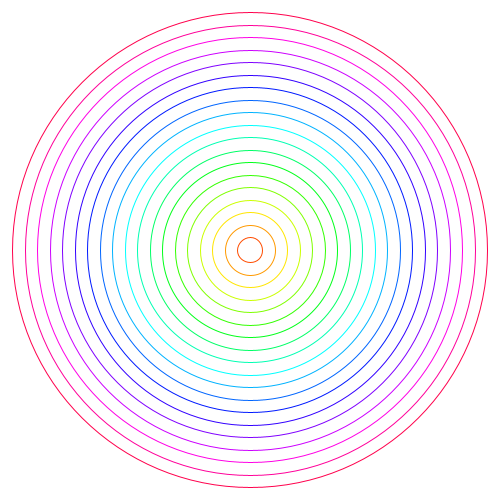
Frame 1 (no input)
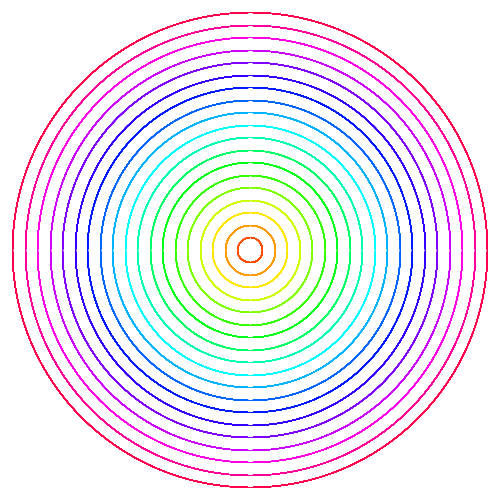
Frame 60 (the mouse pressed at the canvas centre just before this capture)
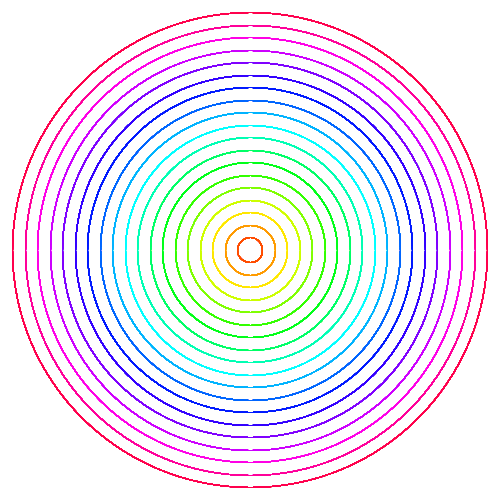
Frame 120 (the mouse held since frame 60 and released just before this capture)

The Processing sketch that drew these frames (run headless with seeded random() and noise(); from frame 60 on, the mouse is pressed at the canvas centre):

// Processing sketch: fp_pg_q_05_19
// ── fp_pg_q_05_19.pde
// 問題 5.19 図 5.7(c) に示すように色相が同心円の半径に依存して変化させよ
void setup() {
  size(500, 500);
  background(255, 255, 255);
  colorMode(HSB, width);
}

void draw() {
  float x = 0;
  float y = 0;
  float h = 0;
  float s = 0;
  float b = width;
  for(float i = 0; i < width; i+=(width/20)){
    noFill();
    stroke(h, width, b);
    ellipse(width/2, height/2, i, i);
    h+=width/20;
    s+=width/20;
  }
}
